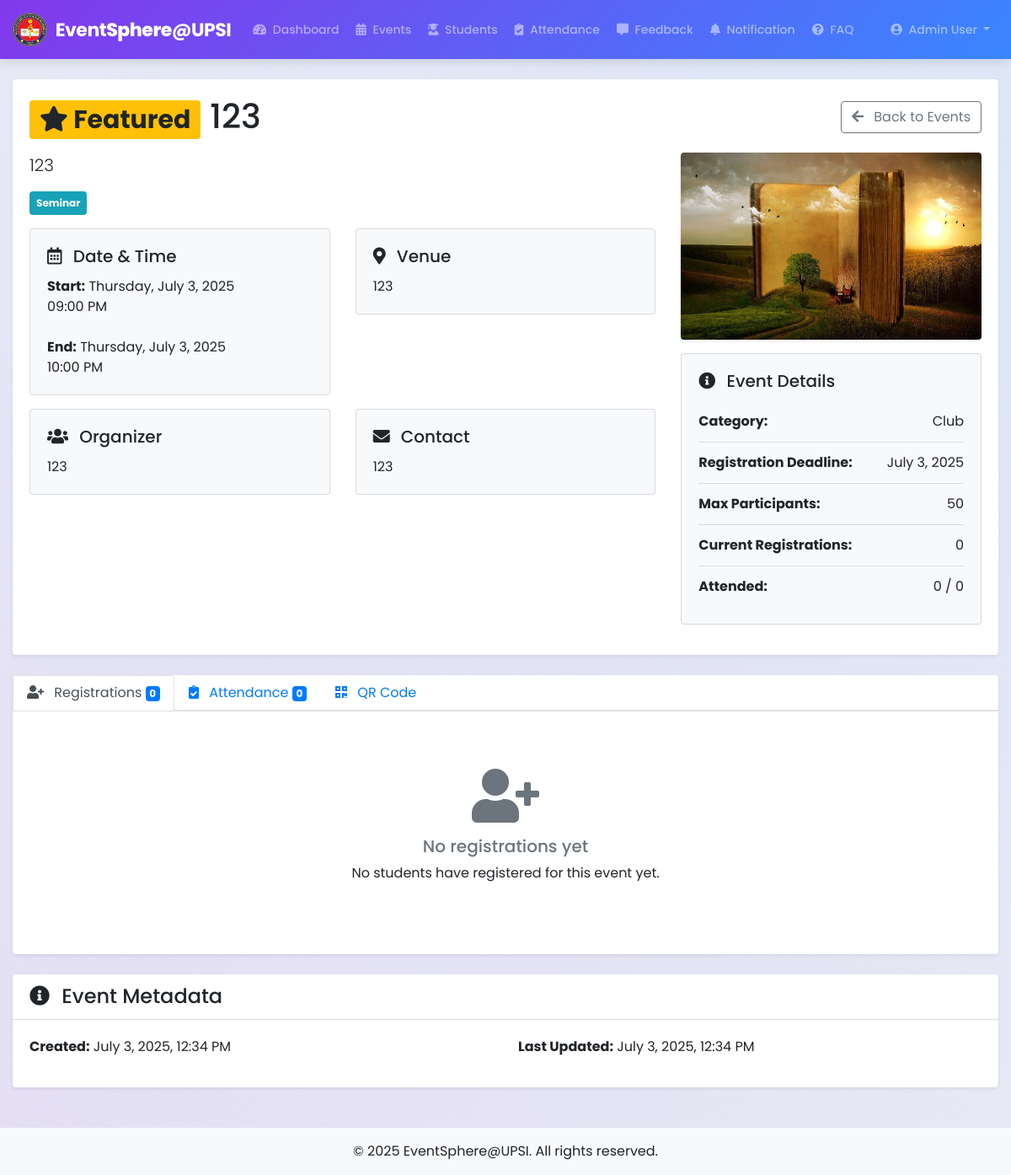
Page /admin/view_event.php?id=21 (signed in) on the committed database.
### tables this page shows
CREATE TABLE `events` (
  `id` int(11) NOT NULL,
  `title` varchar(100) NOT NULL,
  `description` text NOT NULL,
  `event_date` date NOT NULL,
  `event_end_date` date DEFAULT NULL,
  `event_time` time NOT NULL,
  `event_end_time` time DEFAULT NULL,
  `venue` varchar(100) NOT NULL,
  `category_id` int(11) NOT NULL,
  `organizer` varchar(100) NOT NULL,
  `contact_info` varchar(100) NOT NULL,
  `max_participants` int(11) DEFAULT NULL,
  `is_featured` tinyint(1) NOT NULL DEFAULT 0,
  `registration_deadline` date DEFAULT NULL,
  `poster_url` varchar(255) DEFAULT NULL,
  `brochure_url` varchar(255) DEFAULT NULL,
  `rules` text DEFAULT NULL,
  `created_at` timestamp NOT NULL DEFAULT current_timestamp(),
  `updated_at` timestamp NOT NULL DEFAULT current_timestamp() ON UPDATE current_timestamp()
);

CREATE TABLE `event_categories` (
  `id` int(11) NOT NULL,
  `name` varchar(50) NOT NULL,
  `description` text DEFAULT NULL
);

### admin/view_event.php (the view, shortened to what the rows shown need)
<?php
require_once '../config/db.php';
include_once '../include/admin_header.php';
$event_id = intval($_GET['id']);
$event = null;
$sql = "SELECT e.*, c.name as category_name
        FROM events e
        JOIN event_categories c ON e.category_id = c.id
        WHERE e.id = ?";
if ($stmt = $conn->prepare($sql)) {
    $stmt->bind_param("i", $event_id);
    $stmt->execute();
    $result = $stmt->get_result();
    if ($result->num_rows == 1) {
        $event = $result->fetch_assoc();
    } else {
        $_SESSION['error_message'] = "Event not found.";
        header("location: events.php");
        exit;
    }
}
$tags = [];
$tags_sql = "SELECT tag FROM event_tags WHERE event_id = ?";
if ($stmt = $conn->prepare($tags_sql)) {
    $stmt->bind_param("i", $event_id);
    $stmt->execute();
    $tags_result = $stmt->get_result();
    while ($tag_row = $tags_result->fetch_assoc()) {
        $tags[] = $tag_row['tag'];
    }
}
$event_date_formatted = date("l, F j, Y", strtotime($event['event_date']));
$event_time_formatted = date("h:i A", strtotime($event['event_time']));
$event_end_date_formatted = "";
$event_end_time_formatted = "";
if (isset($event['event_end_date']) && !empty($event['event_end_date'])) {
    $event_end_date_formatted = date("l, F j, Y", strtotime($event['event_end_date']));
}
if (isset($event['event_end_time']) && !empty($event['event_end_time'])) {
    $event_end_time_formatted = date("h:i A", strtotime($event['event_end_time']));
}
$registration_deadline_formatted = !empty($event['registration_deadline']) ? date("F j, Y", strtotime($event['registration_deadline'])) : "Same as event date";
$created_at_formatted = date("F j, Y, h:i A", strtotime($event['created_at']));
$updated_at_formatted = date("F j, Y, h:i A", strtotime($event['updated_at']));
?>
<div class="container mt-4">
    <div class="row mb-4">
        <div class="col-md-12">
            <div class="card border-0 shadow-sm">
                <div class="card-body">
                    <div class="d-flex justify-content-between align-items-center mb-3">
                        <h1 class="mb-0">
                            <?php if ($event['is_featured']): ?>
                                <span class="badge badge-warning"><i class="fas fa-star"></i> Featured</span>
                            <?php endif; ?>
                            <?php echo htmlspecialchars($event['title']); ?>
                        </h1>
                        <div>
                            <a href="events.php" class="btn btn-outline-secondary ml-2">
                            </a>
                        </div>
                    </div>
                    <div class="row">
                        <div class="col-md-8">
                            <p class="lead"><?php echo nl2br(htmlspecialchars($event['description'])); ?></p>
                            <div class="mb-3">
                                <?php foreach ($tags as $tag): ?>
                                    <span class="badge badge-info mr-1 p-2"><?php echo htmlspecialchars($tag); ?></span>
                                <?php endforeach; ?>
                            </div>
                            <div class="row mb-3">
                                <div class="col-md-6">
                                    <div class="card bg-light">
                                        <div class="card-body">
                                            <h5 class="card-title"><i class="far fa-calendar-alt mr-2"></i> Date & Time</h5>
                                            <p class="card-text">
                                                <strong>Start:</strong> <?php echo $event_date_formatted; ?><br>
                                                <?php echo $event_time_formatted; ?>
                                                <?php if (!empty($event_end_date_formatted)): ?>
                                                <br><br><strong>End:</strong> <?php echo $event_end_date_formatted; ?><br>
                                                <?php echo $event_end_time_formatted; ?>
                                                <?php endif; ?>
                                            </p>
                                        </div>
                                    </div>
                                </div>
                                <div class="col-md-6">
                                    <div class="card bg-light">
                                        <div class="card-body">
                                            <h5 class="card-title"><i class="fas fa-map-marker-alt mr-2"></i> Venue</h5>
                                            <p class="card-text"><?php echo htmlspecialchars($event['venue']); ?></p>
                                        </div>
                                    </div>
                                </div>
                            </div>
                            <div class="row mb-3">
                                <div class="col-md-6">
                                    <div class="card bg-light">
                                        <div class="card-body">
                                            <h5 class="card-title"><i class="fas fa-users mr-2"></i> Organizer</h5>
                                            <p class="card-text"><?php echo htmlspecialchars($event['organizer']); ?></p>
                                        </div>
                                    </div>
                                </div>
                                <div class="col-md-6">
                                    <div class="card bg-light">
                                        <div class="card-body">
                                            <h5 class="card-title"><i class="fas fa-envelope mr-2"></i> Contact</h5>
                                            <p class="card-text"><?php echo htmlspecialchars($event['contact_info']); ?></p>
                                        </div>
                                    </div>
                                </div>
                            </div>
                        </div>
                        <div class="col-md-4">
                            <?php if (!empty($event['poster_url'])): ?>
                                <div class="text-center mb-3">
                                    <img src="<?php echo '../' . htmlspecialchars($event['poster_url']); ?>" alt="Event Poster" class="img-fluid rounded shadow-sm">
                                </div>
                            <?php endif; ?>
                            <div class="card bg-light mb-3">
                                <div class="card-body">
                                    <ul class="list-group list-group-flush">
                                        <li class="list-group-item bg-light d-flex justify-content-between px-0">
                                            <span><strong>Category:</strong></span>
                                            <span><?php echo htmlspecialchars($event['category_name']); ?></span>
                                        </li>
                                        <li class="list-group-item bg-light d-flex justify-content-between px-0">
                                            <span><strong>Registration Deadline:</strong></span>
                                            <span><?php echo $registration_deadline_formatted; ?></span>
                                        </li>
                                        <li class="list-group-item bg-light d-flex justify-content-between px-0">
                                            <span><strong>Max Participants:</strong></span>
                                            <span><?php echo !empty($event['max_participants']) ? $event['max_participants'] : 'Unlimited'; ?></span>
                                        </li>
                                    </ul>
                                </div>
                            </div>
                        </div>
                    </div>
                </div>
            </div>
        </div>
    </div>
    <div class="row mb-4">
        <div class="col-md-12">
            <div class="card border-0 shadow-sm">
                <div class="card-body">
                    <div class="row">
                        <div class="col-md-6">
                            <p><strong>Created:</strong> <?php echo $created_at_formatted; ?></p>
                        </div>
                        <div class="col-md-6">
                            <p><strong>Last Updated:</strong> <?php echo $updated_at_formatted; ?></p>
                        </div>
                    </div>
                </div>
            </div>
        </div>
    </div>
</div>
</body>
</html>

### rows in the picture
events: title "123", description "123", event_date "Thursday, July 3, 2025", event_time "09:00 PM", event_end_date "Thursday, July 3, 2025", event_end_time "10:00 PM", venue "123", organizer "123", contact_info "123", poster_url (picture), category.name "Club", registration_deadline "July 3, 2025", max_participants "50", created_at "July 3, 2025, 12:34 PM", updated_at "July 3, 2025, 12:34 PM"

### other values in the picture
$_SESSION["name"] "Admin User"
$tag "Seminar"
$registrations_count "0"
$attendance_verified_count "0"
$attendance_count "0"
